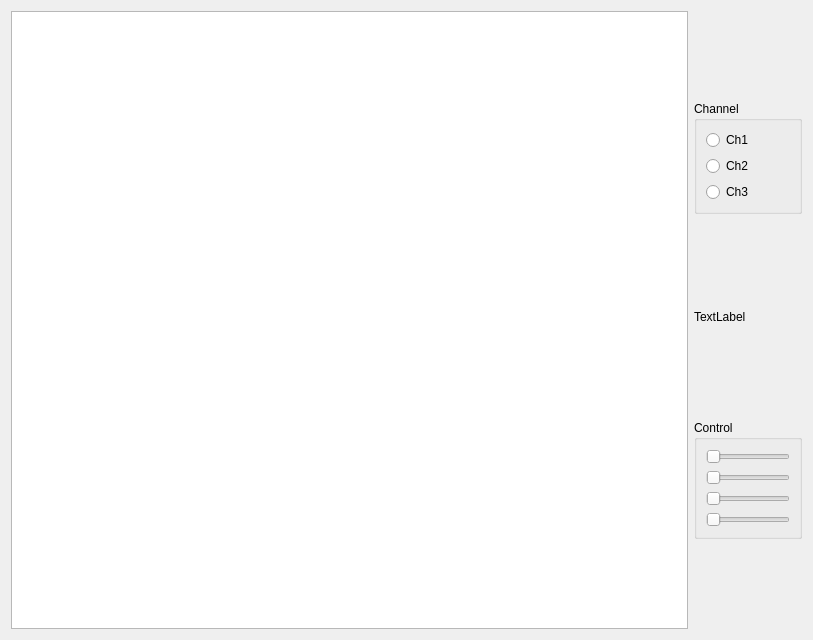
<?xml version="1.0" encoding="UTF-8"?>
<ui version="4.0">
 <class>ImgCenter</class>
 <widget class="QWidget" name="ImgCenter">
  <property name="geometry">
   <rect>
    <x>0</x>
    <y>0</y>
    <width>813</width>
    <height>640</height>
   </rect>
  </property>
  <property name="windowTitle">
   <string>Form</string>
  </property>
  <layout class="QHBoxLayout" name="horizontalLayout" stretch="1,0">
   <item>
    <widget class="MyGraphicsView" name="graphicsView">
     <property name="verticalScrollBarPolicy">
      <enum>Qt::ScrollBarAlwaysOff</enum>
     </property>
     <property name="horizontalScrollBarPolicy">
      <enum>Qt::ScrollBarAlwaysOff</enum>
     </property>
    </widget>
   </item>
   <item>
    <layout class="QVBoxLayout" name="verticalLayout_4">
     <item>
      <widget class="QGroupBox" name="groupBox">
       <property name="sizePolicy">
        <sizepolicy hsizetype="Preferred" vsizetype="Fixed">
         <horstretch>0</horstretch>
         <verstretch>0</verstretch>
        </sizepolicy>
       </property>
       <property name="title">
        <string>Channel</string>
       </property>
       <layout class="QVBoxLayout" name="verticalLayout">
        <item>
         <widget class="QRadioButton" name="channel1">
          <property name="text">
           <string>Ch1</string>
          </property>
         </widget>
        </item>
        <item>
         <widget class="QRadioButton" name="channel2">
          <property name="text">
           <string>Ch2</string>
          </property>
         </widget>
        </item>
        <item>
         <widget class="QRadioButton" name="channel3">
          <property name="text">
           <string>Ch3</string>
          </property>
         </widget>
        </item>
       </layout>
      </widget>
     </item>
     <item>
      <widget class="QLabel" name="label">
       <property name="sizePolicy">
        <sizepolicy hsizetype="Preferred" vsizetype="Fixed">
         <horstretch>0</horstretch>
         <verstretch>0</verstretch>
        </sizepolicy>
       </property>
       <property name="text">
        <string>TextLabel</string>
       </property>
      </widget>
     </item>
     <item>
      <widget class="QGroupBox" name="groupBox_2">
       <property name="sizePolicy">
        <sizepolicy hsizetype="Preferred" vsizetype="Fixed">
         <horstretch>0</horstretch>
         <verstretch>0</verstretch>
        </sizepolicy>
       </property>
       <property name="title">
        <string>Control</string>
       </property>
       <layout class="QVBoxLayout" name="verticalLayout_2">
        <item>
         <widget class="QSlider" name="horizontalSlider_3">
          <property name="orientation">
           <enum>Qt::Horizontal</enum>
          </property>
         </widget>
        </item>
        <item>
         <widget class="QSlider" name="horizontalSlider_4">
          <property name="orientation">
           <enum>Qt::Horizontal</enum>
          </property>
         </widget>
        </item>
        <item>
         <widget class="QSlider" name="horizontalSlider_5">
          <property name="orientation">
           <enum>Qt::Horizontal</enum>
          </property>
         </widget>
        </item>
        <item>
         <widget class="QSlider" name="horizontalSlider_2">
          <property name="orientation">
           <enum>Qt::Horizontal</enum>
          </property>
         </widget>
        </item>
       </layout>
      </widget>
     </item>
    </layout>
   </item>
  </layout>
 </widget>
 <customwidgets>
  <customwidget>
   <class>MyGraphicsView</class>
   <extends>QGraphicsView</extends>
   <header>lib/mygraphicsview.h</header>
  </customwidget>
 </customwidgets>
 <resources/>
 <connections/>
</ui>
